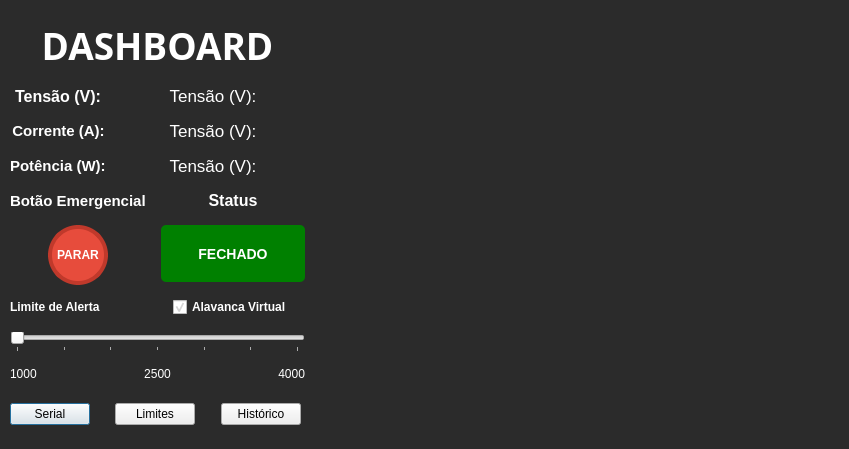
<?xml version="1.0" encoding="UTF-8"?>
<ui version="4.0">
 <class>Dialog</class>
 <widget class="QDialog" name="Dialog">
  <property name="geometry">
   <rect>
    <x>0</x>
    <y>0</y>
    <width>849</width>
    <height>449</height>
   </rect>
  </property>
  <property name="windowTitle">
   <string>Dialog</string>
  </property>
  <property name="styleSheet">
   <string notr="true">/* Fundo Escuro  Letras brancas*/
QDialog {
    background-color: #2b2b2b;
	color: #ffffff;
}

QLabel, QCheckBox {
    color: #ffffff;
}</string>
  </property>
  <widget class="QWidget" name="layoutWidget">
   <property name="geometry">
    <rect>
     <x>10</x>
     <y>20</y>
     <width>295</width>
     <height>361</height>
    </rect>
   </property>
   <layout class="QVBoxLayout" name="verticalLayout_2">
    <property name="spacing">
     <number>15</number>
    </property>
    <item>
     <widget class="QLabel" name="label_6">
      <property name="font">
       <font>
        <family>Rockwell Extra Bold</family>
        <pointsize>28</pointsize>
        <bold>true</bold>
       </font>
      </property>
      <property name="text">
       <string>DASHBOARD</string>
      </property>
      <property name="alignment">
       <set>Qt::AlignmentFlag::AlignCenter</set>
      </property>
     </widget>
    </item>
    <item>
     <layout class="QFormLayout" name="formLayout">
      <property name="labelAlignment">
       <set>Qt::AlignmentFlag::AlignCenter</set>
      </property>
      <property name="formAlignment">
       <set>Qt::AlignmentFlag::AlignHCenter|Qt::AlignmentFlag::AlignTop</set>
      </property>
      <item row="0" column="0">
       <widget class="QLabel" name="label">
        <property name="font">
         <font>
          <pointsize>12</pointsize>
          <bold>true</bold>
         </font>
        </property>
        <property name="text">
         <string>Tensão (V):</string>
        </property>
        <property name="alignment">
         <set>Qt::AlignmentFlag::AlignCenter</set>
        </property>
       </widget>
      </item>
      <item row="0" column="1">
       <widget class="QLabel" name="lbl_tensao">
        <property name="font">
         <font>
          <pointsize>13</pointsize>
         </font>
        </property>
        <property name="text">
         <string>Tensão (V):</string>
        </property>
        <property name="alignment">
         <set>Qt::AlignmentFlag::AlignCenter</set>
        </property>
       </widget>
      </item>
      <item row="1" column="0">
       <widget class="QLabel" name="label_2">
        <property name="font">
         <font>
          <pointsize>11</pointsize>
          <bold>true</bold>
         </font>
        </property>
        <property name="text">
         <string>Corrente (A):</string>
        </property>
        <property name="alignment">
         <set>Qt::AlignmentFlag::AlignCenter</set>
        </property>
       </widget>
      </item>
      <item row="1" column="1">
       <widget class="QLabel" name="lbl_corrente">
        <property name="font">
         <font>
          <pointsize>13</pointsize>
         </font>
        </property>
        <property name="text">
         <string>Tensão (V):</string>
        </property>
        <property name="alignment">
         <set>Qt::AlignmentFlag::AlignCenter</set>
        </property>
       </widget>
      </item>
      <item row="2" column="0">
       <widget class="QLabel" name="label_3">
        <property name="font">
         <font>
          <pointsize>11</pointsize>
          <bold>true</bold>
         </font>
        </property>
        <property name="text">
         <string>Potência (W):</string>
        </property>
       </widget>
      </item>
      <item row="2" column="1">
       <widget class="QLabel" name="lbl_potencia">
        <property name="font">
         <font>
          <pointsize>13</pointsize>
         </font>
        </property>
        <property name="text">
         <string>Tensão (V):</string>
        </property>
        <property name="alignment">
         <set>Qt::AlignmentFlag::AlignCenter</set>
        </property>
       </widget>
      </item>
     </layout>
    </item>
    <item>
     <layout class="QGridLayout" name="gridLayout">
      <item row="2" column="1">
       <widget class="QLabel" name="lbl_status_disjuntor">
        <property name="styleSheet">
         <string notr="true">background-color: green;
color: white;
font-weight: bold;
font-size: 14px;
padding: 5px;
border-radius: 5px;</string>
        </property>
        <property name="text">
         <string>FECHADO</string>
        </property>
        <property name="alignment">
         <set>Qt::AlignmentFlag::AlignCenter</set>
        </property>
       </widget>
      </item>
      <item row="0" column="0">
       <widget class="QLabel" name="label_5">
        <property name="font">
         <font>
          <pointsize>11</pointsize>
          <bold>true</bold>
         </font>
        </property>
        <property name="text">
         <string>Botão Emergencial</string>
        </property>
       </widget>
      </item>
      <item row="9" column="1" alignment="Qt::AlignmentFlag::AlignHCenter">
       <widget class="QCheckBox" name="chk_simulador">
        <property name="font">
         <font>
          <bold>true</bold>
         </font>
        </property>
        <property name="text">
         <string>Alavanca Virtual</string>
        </property>
        <property name="checked">
         <bool>true</bool>
        </property>
       </widget>
      </item>
      <item row="0" column="1">
       <widget class="QLabel" name="label_4">
        <property name="sizePolicy">
         <sizepolicy hsizetype="MinimumExpanding" vsizetype="Preferred">
          <horstretch>0</horstretch>
          <verstretch>0</verstretch>
         </sizepolicy>
        </property>
        <property name="font">
         <font>
          <pointsize>12</pointsize>
          <bold>true</bold>
         </font>
        </property>
        <property name="layoutDirection">
         <enum>Qt::LayoutDirection::LeftToRight</enum>
        </property>
        <property name="text">
         <string>Status</string>
        </property>
        <property name="alignment">
         <set>Qt::AlignmentFlag::AlignCenter</set>
        </property>
       </widget>
      </item>
      <item row="2" column="0" alignment="Qt::AlignmentFlag::AlignHCenter">
       <widget class="QPushButton" name="btn_parar">
        <property name="minimumSize">
         <size>
          <width>60</width>
          <height>60</height>
         </size>
        </property>
        <property name="maximumSize">
         <size>
          <width>60</width>
          <height>60</height>
         </size>
        </property>
        <property name="layoutDirection">
         <enum>Qt::LayoutDirection::LeftToRight</enum>
        </property>
        <property name="styleSheet">
         <string notr="true">QPushButton {
    background-color: #e74c3c;
    color: white;
    font-weight: bold;
    font-size: 12px;
    border-radius: 30px; 
    border: 4px solid #c0392b;
}

QPushButton:hover {
    background-color: #c0392b;
}

QPushButton:pressed {
    background-color: #781f16;
    border: 4px solid #4a110a;
}</string>
        </property>
        <property name="text">
         <string>PARAR</string>
        </property>
        <property name="autoDefault">
         <bool>false</bool>
        </property>
       </widget>
      </item>
      <item row="9" column="0">
       <widget class="QLabel" name="lbl_potencia_2">
        <property name="font">
         <font>
          <bold>true</bold>
         </font>
        </property>
        <property name="text">
         <string>Limite de Alerta</string>
        </property>
       </widget>
      </item>
     </layout>
    </item>
    <item>
     <layout class="QVBoxLayout" name="verticalLayout">
      <item>
       <widget class="QSlider" name="slider_limite">
        <property name="minimum">
         <number>1000</number>
        </property>
        <property name="maximum">
         <number>4000</number>
        </property>
        <property name="orientation">
         <enum>Qt::Orientation::Horizontal</enum>
        </property>
        <property name="tickPosition">
         <enum>QSlider::TickPosition::TicksBelow</enum>
        </property>
        <property name="tickInterval">
         <number>500</number>
        </property>
       </widget>
      </item>
      <item>
       <layout class="QHBoxLayout" name="horizontalLayout">
        <item>
         <widget class="QLabel" name="label_7">
          <property name="text">
           <string>1000</string>
          </property>
         </widget>
        </item>
        <item>
         <widget class="QLabel" name="label_8">
          <property name="text">
           <string>2500</string>
          </property>
          <property name="alignment">
           <set>Qt::AlignmentFlag::AlignCenter</set>
          </property>
         </widget>
        </item>
        <item>
         <widget class="QLabel" name="label_9">
          <property name="text">
           <string>4000</string>
          </property>
          <property name="alignment">
           <set>Qt::AlignmentFlag::AlignRight|Qt::AlignmentFlag::AlignTrailing|Qt::AlignmentFlag::AlignVCenter</set>
          </property>
         </widget>
        </item>
       </layout>
      </item>
     </layout>
    </item>
   </layout>
  </widget>
  <widget class="QWidget" name="widget_grafico" native="true">
   <property name="geometry">
    <rect>
     <x>320</x>
     <y>20</y>
     <width>511</width>
     <height>411</height>
    </rect>
   </property>
   <property name="sizePolicy">
    <sizepolicy hsizetype="Expanding" vsizetype="Expanding">
     <horstretch>0</horstretch>
     <verstretch>0</verstretch>
    </sizepolicy>
   </property>
  </widget>
  <widget class="QWidget" name="layoutWidget">
   <property name="geometry">
    <rect>
     <x>10</x>
     <y>400</y>
     <width>291</width>
     <height>28</height>
    </rect>
   </property>
   <layout class="QHBoxLayout" name="horizontalLayout_2">
    <item alignment="Qt::AlignmentFlag::AlignLeft">
     <widget class="QPushButton" name="btn_tela_serial">
      <property name="text">
       <string>Serial</string>
      </property>
     </widget>
    </item>
    <item alignment="Qt::AlignmentFlag::AlignHCenter">
     <widget class="QPushButton" name="btn_config_limites">
      <property name="text">
       <string>Limites</string>
      </property>
     </widget>
    </item>
    <item alignment="Qt::AlignmentFlag::AlignRight">
     <widget class="QPushButton" name="btn_tela_historico">
      <property name="text">
       <string>Histórico</string>
      </property>
     </widget>
    </item>
   </layout>
  </widget>
 </widget>
 <resources/>
 <connections/>
</ui>
